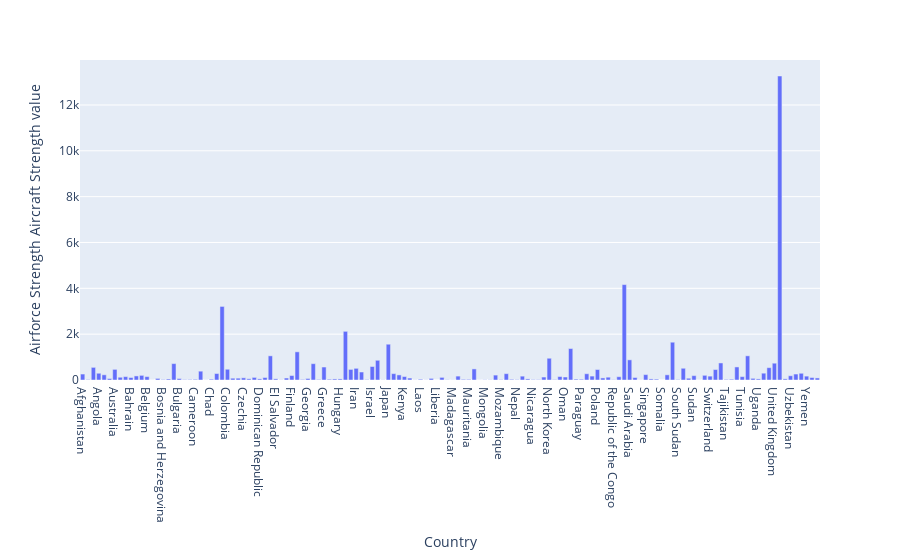

Source (notebook cell):
### Markdown cell above
https://plotly.com/python/plotly-express/

### Code cell
fig = px.bar(df_2,x= "Country" , y = df_2["Airforce Strength Aircraft Strength value"])
fig.show()

### Figure 1 — Plotly figure (JSON) as saved in the notebook; plotly's stock layout.template omitted (floating-point values rounded to 4 significant figures; data arrays with more than 128 entries replaced by an {"elided": "..."} marker saying what was removed)
{"data": [{"alignmentgroup": "True", "hovertemplate": "Country=%{x}<br>Airforce Strength Aircraft Strength value=%{y}<extra></extra>", "legendgroup": "", "marker": {"color": "#636efa", "pattern": {"shape": ""}}, "name": "", "offsetgroup": "", "orientation": "v", "showlegend": false, "textposition": "auto", "type": "bar", "x": {"elided": "138 str values"}, "xaxis": "x", "y": {"elided": "138 int values"}, "yaxis": "y"}], "layout": {"barmode": "relative", "legend": {"tracegroupgap": 0}, "margin": {"t": 60}, "xaxis": {"anchor": "y", "domain": [0, 1], "title": {"text": "Country"}}, "yaxis": {"anchor": "x", "domain": [0, 1], "title": {"text": "Airforce Strength Aircraft Strength value"}}}}
